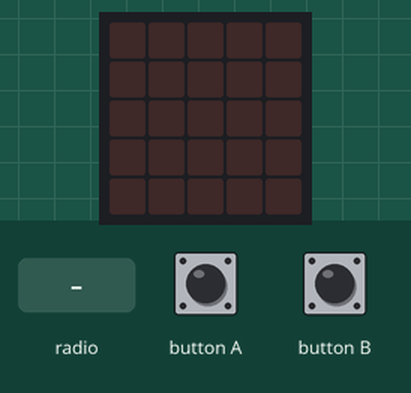
Simulated run of this program. Board: BBC micro:bit (MakeCode). On the bench: the board's 5×5 LED display. The inputs (shaded band) are chosen by the test bench.

Above: at 1.2 s.
1.3 s: radio message "A" arrives
At 2.1 s:
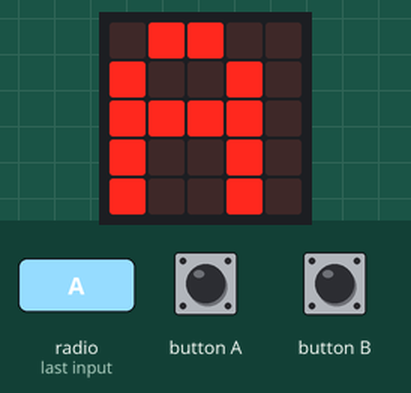
2.8 s: radio message "B" arrives
At 3.3 s:
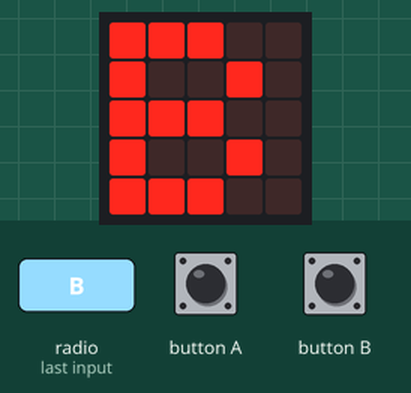
Timing chart, 0 to 5.8 s (numbered marks = the images above; inputs shaded):
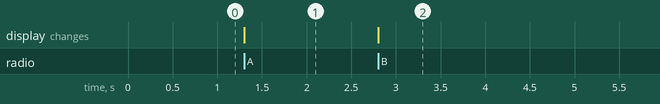

Measured:
- after the input at 1.3 s, the display: changes at once (image 1)
- after the input at 2.8 s, the display: changes at once (image 2)

The program:

main.ts
```typescript
input.onButtonPressed(Button.A, function () {
    radio.sendString("A")
})
radio.onReceivedString(function (receivedString) {
    if (receivedString == "A") {
        basic.showString("A")
    }
    if (receivedString == "B") {
        basic.showString("B")
    }
})
input.onButtonPressed(Button.B, function () {
    radio.sendString("B")
})
radio.setGroup(1)
radio.setTransmitPower(7)
basic.forever(function () {

})
```

test.ts
```typescript
// 在這裡測試；當此封包作為擴充功能時，將不會編譯此內容。
```
